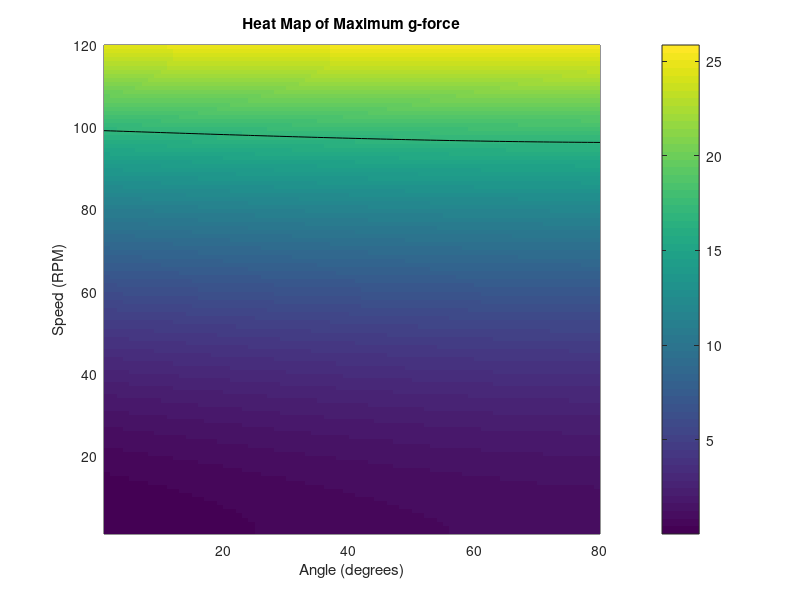

This chart was generated by the following MATLAB code:
function stuff = ride()
    rideRPM = 0;
    rideSpeedRad = 0; %rad/s
    gravity = 9.81; %m/s^2
    rideRadius = 15.25; %m
    personMass = 80.7; %kg, americans are fat
    angle = 0;
    
    rideSpeed = rideSpeedRad * rideRadius;
    
    bottoms = zeros(120, 80);
    tops = zeros(120, 80);
    
    increment = 1;
    
    for r = 1:120
        rideRPM = rideRPM + increment;
        rideSpeedRad = rideRPM / 30; %1 rpm = 1/30 rad/s
        rideSpeed = rideSpeedRad * rideRadius;
        gForce = rideSpeed^2 / rideRadius;
        for c = 1:80
            bottoms(r, c) = gForce + (gravity * sin(c*pi/180));
            tops(r, c) = gForce - (gravity * sin(c*pi/180));
        end
    end
    
%     plot(bottoms./gravity);
%     hold on;
%     plot(tops./gravity);
    h = pcolor(bottoms./gravity);
    colorbar;
    axis([1, 80, 1, 120]);
    set(h, 'EdgeColor', 'none');
    xlabel('Angle (degrees)');
    ylabel('Speed (RPM)');
    title('Heat Map of Maximum g-force');
    hold on;
    contour(bottoms./gravity, [17, 46.2], 'LineColor', [0, 0, 0]);
end
